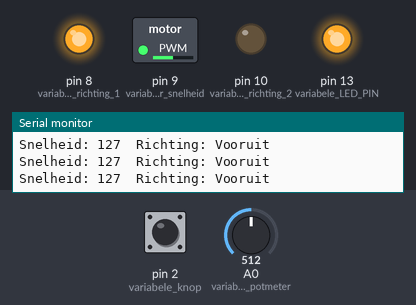
A sketch run on a simulated Arduino Uno, built with avr-gcc and run on an emulated ATmega328P. On the bench: switched loads named in the sketch (green lamp = pin HIGH), output pins drawn as LEDs (lit = HIGH), the last lines printed to the serial monitor. The inputs (shaded band) are chosen by the test bench; at power-on: A0 (variabele_potmeter) = 512, pin 2 (variabele_knop) HIGH.

Above: at 1.2 s.
1.3 s: A0 (variabele_potmeter) set to 410
At 2.5 s:
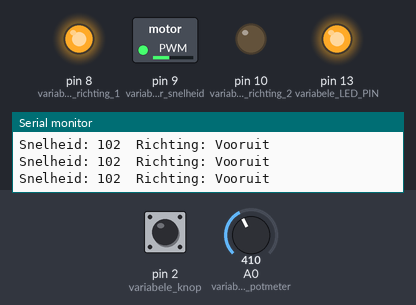
4.3 s: A0 (variabele_potmeter) set to 385
At 5.5 s:
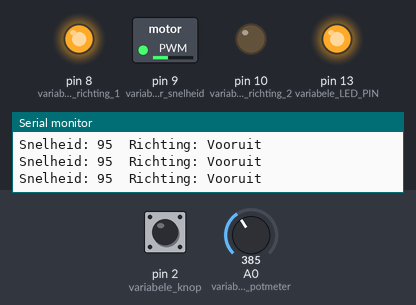
5.8 s: pin 2 (variabele_knop) pulled LOW for 0.15 s
At 6.6 s:
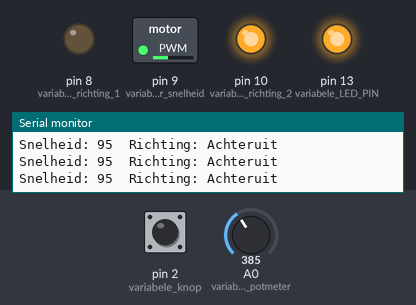
7.4 s: A0 (variabele_potmeter) set to 716
At 8.6 s:
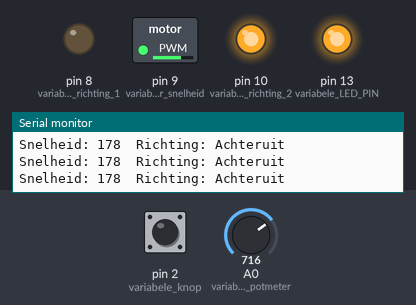
8.9 s: pin 2 (variabele_knop) pulled LOW for 1 s
At 9.5 s:
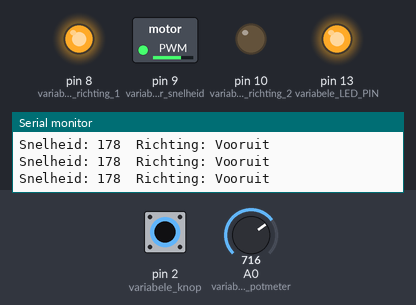
11.4 s: A0 (variabele_potmeter) set to 190
At 12.8 s:
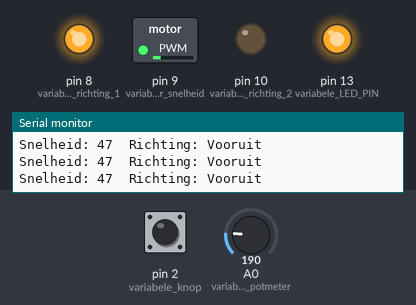
Timing chart, 0 to 13.9 s (numbered marks = the images above; inputs shaded):
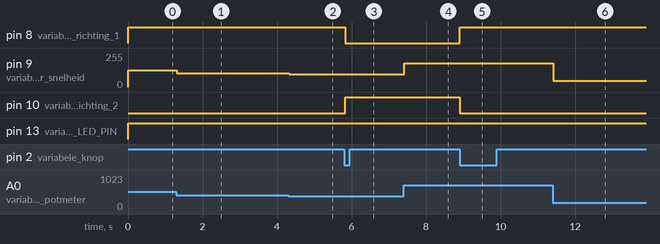

The sketch:

Arduino_Project.ino
```cpp
// Pin toewijzing
const int variabele_motor_snelheid = 9; // PWM pin voor motor snelheid
const int variabele_richting_1 = 8; // Richting 1
const int variabele_richting_2 = 10; // Richting 2
const int variabele_potmeter = A0; // Potentiometer
const int variabele_knop = 2; // Richtingsknop
const int variabele_LED_PIN = 13; // Status LED
bool richting = true;
int vorigevariabele_knop = LOW;
unsigned long laatsteTijd = 0;
void setup() {
pinMode(variabele_motor_snelheid, OUTPUT);
pinMode(variabele_richting_1, OUTPUT);
pinMode(variabele_richting_2, OUTPUT);
pinMode(variabele_knop, INPUT_PULLUP);
pinMode(variabele_LED_PIN, OUTPUT);
Serial.begin(9600);
}
void loop() {
int variabele_potmeterwaarde = analogRead(variabele_potmeter);
int snelheid = map(variabele_potmeterwaarde, 0, 1023, 0, 255);
int variabele_knopState = digitalRead(variabele_knop);
if (variabele_knopState == LOW && vorigevariabele_knop == HIGH && millis() - laatsteTijd > 200) {
richting = !richting;
laatsteTijd = millis();
}
vorigevariabele_knop = variabele_knopState;
if (richting) {
digitalWrite(variabele_richting_1, HIGH);
digitalWrite(variabele_richting_2, LOW);
} else {
digitalWrite(variabele_richting_1, LOW);
digitalWrite(variabele_richting_2, HIGH);
}
analogWrite(variabele_motor_snelheid, snelheid);
digitalWrite(variabele_LED_PIN, snelheid > 10 ? HIGH : LOW);
Serial.print("Snelheid: ");
Serial.print(snelheid);
Serial.print("\tRichting: ");
Serial.println(richting ? "Vooruit" : "Achteruit");
}
```

Measured:
- after the input at 1.3 s, pin 9 (variabele_motor_snelheid): 127/255 → 102/255 at once
- after the input at 4.3 s, pin 9 (variabele_motor_snelheid): 102/255 → 95/255 at once
- after the input at 5.8 s, pin 8 (variabele_richting_1): HIGH → LOW at once; pin 10 (variabele_richting_2): LOW → HIGH at once
- after the input at 7.4 s, pin 9 (variabele_motor_snelheid): 95/255 → 178/255 at once
- after the input at 8.9 s, pin 8 (variabele_richting_1): LOW → HIGH at once; pin 10 (variabele_richting_2): HIGH → LOW at once
- after the input at 11.4 s, pin 9 (variabele_motor_snelheid): 178/255 → 47/255 at once
